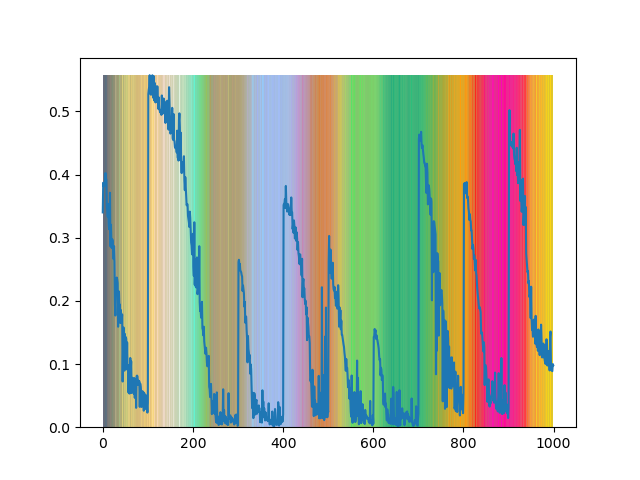

Here is the Python script that generated this plot:
import numpy as np
import matplotlib.pyplot as plt
import torch
import torch.nn as nn
import torch.nn.functional as F
import torch.optim as optim


class Policy(nn.Module):
    def __init__(self):
        super(Policy, self).__init__()
        self.l1 = nn.Linear(1, 128)
        self.l2 = nn.Linear(128, 3)
    
    def forward(self):
        input = torch.randn(1)
        x = F.relu(self.l1(input))
        x = torch.sigmoid(self.l2(x))
        return x


# 参考：https://qiita.com/shinido/items/2904fa1e9a6c78650b93
MAX = torch.sqrt(torch.tensor(3))
def difference(rgb, target):
    return torch.sqrt(((target - rgb) ** 2).sum()) / MAX


if __name__ == '__main__':
    epochs = 1000
    reset_epoch = 100
    
    pi = Policy()
    optimizer = optim.Adam(pi.parameters(), lr=0.01)
    target = torch.rand(3)
    losses = np.array([])
    colors = np.empty((0, 3))
    
    for epoch in range(epochs):
        rgb = pi.forward()
        loss = difference(rgb, target)
        
        optimizer.zero_grad()
        loss.backward()
        optimizer.step()
        
        losses = np.append(losses, loss.item())
        colors = np.append(colors, [rgb.detach().numpy()], axis=0)
        
        if epoch % reset_epoch == 0:
            target = torch.rand(3)
    
    plt.plot(range(epochs), losses)
    plt.bar(range(epochs), losses.max(), color=colors, width=1)
    plt.show()
